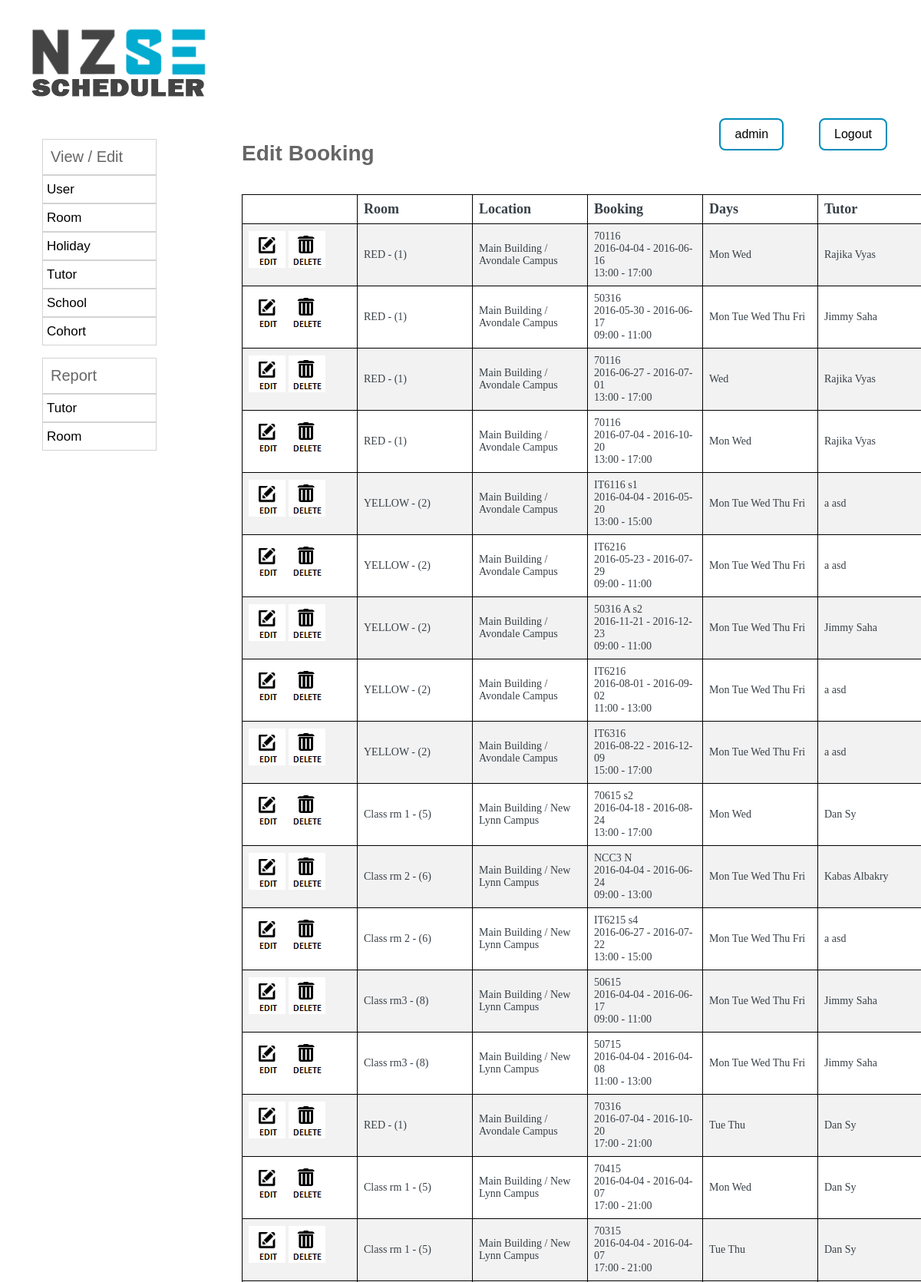
Page /admin_home/admin_editrecurring.php (signed in, upper part) on the committed database.
### tables this page shows
CREATE TABLE IF NOT EXISTS `coursebooking` (
`coursebookingid` int(25) NOT NULL,
  `startdate` date NOT NULL,
  `enddate` date NOT NULL,
  `coursename` varchar(25) NOT NULL,
  `classstarttime` varchar(10) NOT NULL,
  `classendtime` varchar(10) NOT NULL,
  `tutorid` int(40) NOT NULL,
  `roomid` varchar(25) NOT NULL,
  `daySat` tinyint(1) NOT NULL DEFAULT '0',
  `dayMon` tinyint(1) NOT NULL DEFAULT '0',
  `dayTue` tinyint(1) NOT NULL DEFAULT '0',
  `dayWed` tinyint(1) NOT NULL DEFAULT '0',
  `dayThu` tinyint(1) NOT NULL DEFAULT '0',
  `dayFri` tinyint(1) NOT NULL DEFAULT '0'
);

CREATE TABLE IF NOT EXISTS `room` (
`roomid` int(20) NOT NULL,
  `roomname` text NOT NULL,
  `roomtype` tinyint(7) NOT NULL,
  `buildingid` int(20) NOT NULL,
  `floornumber` varchar(10) NOT NULL,
  `capacity` int(50) NOT NULL,
  `disability` tinyint(1) DEFAULT NULL,
  `fixedresources` tinytext NOT NULL
);

CREATE TABLE IF NOT EXISTS `building` (
`buildingid` int(20) NOT NULL,
  `campusid` int(20) NOT NULL,
  `buildingname` varchar(20) NOT NULL
);

CREATE TABLE IF NOT EXISTS `campus` (
`campusid` int(10) NOT NULL,
  `campusname` varchar(20) NOT NULL,
  `address` varchar(40) NOT NULL
);

CREATE TABLE IF NOT EXISTS `tutor` (
`tutorid` int(40) NOT NULL,
  `firstname` varchar(20) NOT NULL,
  `lastname` varchar(20) NOT NULL,
  `email` varchar(40) NOT NULL
);

### admin_home/admin_editrecurring.php (the view, shortened to what this page needs)
<!DOCTYPE html PUBLIC "-//W3C//DTD XHTML 1.0 Strict//EN"
"http://www.w3.org/TR/xhtml1/DTD/xhtml1-strict.dtd">
<html xmlns="http://www.w3.org/1999/xhtml" lang="en" xml:lang="en">
<head>
	<?php include '../php_includes/head_elements.php'; ?>
	<?php include '../php_includes/alertbox.php'; ?>
</head>
<body>
<div id="page-container">
			<?php include '../php_includes/header.php'; ?>
			<?php include '../php_includes/nav.php'; ?>
			<div class="col-6 col-m-9 content">
				<h1>Edit Booking</h1>
<br />
<div class="tables">
<?php
	include '../php_script/connectDB.php';
	$result = "SELECT c.*,room.roomname,b.buildingname,campus.campusname,tutor.* FROM coursebooking c,building b,campus,room,tutor WHERE c.tutorid=tutor.tutorid AND room.roomid = c.roomid AND room.buildingid = b.buildingid AND campus.campusid = b.campusid";
		echo "<table id='student_resit' class='border'>
		<tr>
		<th></th>
		<th>Room</th>
		<th>Location</th>
		<th>Booking</th>
		<th>Days</th>
		<th>Tutor</th>
		</tr>";
		if ($runquery = $conn->query($result))
		{
			while($row = $runquery->fetch_assoc())
			{
				$holidayid = $row['coursebookingid'];
				$did = json_encode($row['coursebookingid']);
				echo "<tr>";
				echo "<td><a href='./admin_addrecurring.php?edit=$holidayid'><img src='../pic/edit.png' /></a> <a href='javascript:confirmAction($did)'><img src='../pic/delete.png' /></a></td>";
				echo "<td>" . $row['roomname'] ." - (";
				echo $row['roomid'] .")</td>";
				echo "<td>" . $row['buildingname'] ." / ". $row['campusname']."</td>";
				echo "<td>";
					echo $row['coursename'];
					echo "<br>\n";
					echo $row['startdate'] ." - ". $row['enddate']."<br>\n";
					echo $row['classstarttime'] ." - ". $row['classendtime']."</td>";
				echo "<td>";
				if($row['dayMon']==1) echo "Mon ";if($row['dayTue']==1) echo "Tue ";if($row['dayWed']==1) echo "Wed ";if($row['dayThu']==1) echo "Thu ";if($row['dayFri']==1) echo "Fri ";if($row['daySat']==1) echo "Sat ";
				echo "</td>";
				echo "<td>";
				echo $row['firstname']." ".$row['lastname'];
				echo "</td>";
				echo "</tr>";
			}
		}
		echo "</table>";
		?>
</div>
</div>
		</div>
<br><br><br><br><br>
</body>
</html>

### rows in the picture
coursebooking: roomid.roomname "RED", roomid "1", building.buildingname "Main Building", campus.campusname "Avondale Campus", coursename "70116", startdate "2016-04-04", enddate "2016-06-16", classstarttime "13:00", classendtime "17:00", dayMon "Mon", dayWed "Wed", tutorid.firstname "Rajika", tutorid.lastname "Vyas"
coursebooking: roomid.roomname "RED", roomid "1", building.buildingname "Main Building", campus.campusname "Avondale Campus", coursename "50316", startdate "2016-05-30", enddate "2016-06-17", classstarttime "09:00", classendtime "11:00", dayMon "Mon", dayTue "Tue", dayWed "Wed", dayThu "Thu", dayFri "Fri", tutorid.firstname "Jimmy", tutorid.lastname "Saha"
coursebooking: roomid.roomname "RED", roomid "1", building.buildingname "Main Building", campus.campusname "Avondale Campus", coursename "70116", startdate "2016-06-27", enddate "2016-07-01", classstarttime "13:00", classendtime "17:00", dayWed "Wed", tutorid.firstname "Rajika", tutorid.lastname "Vyas"
coursebooking: roomid.roomname "RED", roomid "1", building.buildingname "Main Building", campus.campusname "Avondale Campus", coursename "70116", startdate "2016-07-04", enddate "2016-10-20", classstarttime "13:00", classendtime "17:00", dayMon "Mon", dayWed "Wed", tutorid.firstname "Rajika", tutorid.lastname "Vyas"
coursebooking: roomid.roomname "YELLOW", roomid "2", building.buildingname "Main Building", campus.campusname "Avondale Campus", coursename "IT6116 s1", startdate "2016-04-04", enddate "2016-05-20", classstarttime "13:00", classendtime "15:00", dayMon "Mon", dayTue "Tue", dayWed "Wed", dayThu "Thu", dayFri "Fri", tutorid.firstname "a", tutorid.lastname "asd"
coursebooking: roomid.roomname "YELLOW", roomid "2", building.buildingname "Main Building", campus.campusname "Avondale Campus", coursename "IT6216", startdate "2016-05-23", enddate "2016-07-29", classstarttime "09:00", classendtime "11:00", dayMon "Mon", dayTue "Tue", dayWed "Wed", dayThu "Thu", dayFri "Fri", tutorid.firstname "a", tutorid.lastname "asd"
coursebooking: roomid.roomname "YELLOW", roomid "2", building.buildingname "Main Building", campus.campusname "Avondale Campus", coursename "50316 A s2", startdate "2016-11-21", enddate "2016-12-23", classstarttime "09:00", classendtime "11:00", dayMon "Mon", dayTue "Tue", dayWed "Wed", dayThu "Thu", dayFri "Fri", tutorid.firstname "Jimmy", tutorid.lastname "Saha"
coursebooking: roomid.roomname "YELLOW", roomid "2", building.buildingname "Main Building", campus.campusname "Avondale Campus", coursename "IT6216", startdate "2016-08-01", enddate "2016-09-02", classstarttime "11:00", classendtime "13:00", dayMon "Mon", dayTue "Tue", dayWed "Wed", dayThu "Thu", dayFri "Fri", tutorid.firstname "a", tutorid.lastname "asd"
coursebooking: roomid.roomname "YELLOW", roomid "2", building.buildingname "Main Building", campus.campusname "Avondale Campus", coursename "IT6316", startdate "2016-08-22", enddate "2016-12-09", classstarttime "15:00", classendtime "17:00", dayMon "Mon", dayTue "Tue", dayWed "Wed", dayThu "Thu", dayFri "Fri", tutorid.firstname "a", tutorid.lastname "asd"
coursebooking: roomid.roomname "Class rm 1", roomid "5", building.buildingname "Main Building", campus.campusname "New Lynn Campus", coursename "70615 s2", startdate "2016-04-18", enddate "2016-08-24", classstarttime "13:00", classendtime "17:00", dayMon "Mon", dayWed "Wed", tutorid.firstname "Dan", tutorid.lastname "Sy"
coursebooking: roomid.roomname "Class rm 2", roomid "6", building.buildingname "Main Building", campus.campusname "New Lynn Campus", coursename "NCC3 N", startdate "2016-04-04", enddate "2016-06-24", classstarttime "09:00", classendtime "13:00", dayMon "Mon", dayTue "Tue", dayWed "Wed", dayThu "Thu", dayFri "Fri", tutorid.firstname "Kabas", tutorid.lastname "Albakry"
coursebooking: roomid.roomname "Class rm 2", roomid "6", building.buildingname "Main Building", campus.campusname "New Lynn Campus", coursename "IT6215 s4", startdate "2016-06-27", enddate "2016-07-22", classstarttime "13:00", classendtime "15:00", dayMon "Mon", dayTue "Tue", dayWed "Wed", dayThu "Thu", dayFri "Fri", tutorid.firstname "a", tutorid.lastname "asd"
coursebooking: roomid.roomname "Class rm3", roomid "8", building.buildingname "Main Building", campus.campusname "New Lynn Campus", coursename "50615", startdate "2016-04-04", enddate "2016-06-17", classstarttime "09:00", classendtime "11:00", dayMon "Mon", dayTue "Tue", dayWed "Wed", dayThu "Thu", dayFri "Fri", tutorid.firstname "Jimmy", tutorid.lastname "Saha"
coursebooking: roomid.roomname "Class rm3", roomid "8", building.buildingname "Main Building", campus.campusname "New Lynn Campus", coursename "50715", startdate "2016-04-04", enddate "2016-04-08", classstarttime "11:00", classendtime "13:00", dayMon "Mon", dayTue "Tue", dayWed "Wed", dayThu "Thu", dayFri "Fri", tutorid.firstname "Jimmy", tutorid.lastname "Saha"
coursebooking: roomid.roomname "RED", roomid "1", building.buildingname "Main Building", campus.campusname "Avondale Campus", coursename "70316", startdate "2016-07-04", enddate "2016-10-20", classstarttime "17:00", classendtime "21:00", dayTue "Tue", dayThu "Thu", tutorid.firstname "Dan", tutorid.lastname "Sy"
coursebooking: roomid.roomname "Class rm 1", roomid "5", building.buildingname "Main Building", campus.campusname "New Lynn Campus", coursename "70415", startdate "2016-04-04", enddate "2016-04-07", classstarttime "17:00", classendtime "21:00", dayMon "Mon", dayWed "Wed", tutorid.firstname "Dan", tutorid.lastname "Sy"
coursebooking: roomid.roomname "Class rm 1", roomid "5", building.buildingname "Main Building", campus.campusname "New Lynn Campus", coursename "70315", startdate "2016-04-04", enddate "2016-04-07", classstarttime "17:00", classendtime "21:00", dayTue "Tue", dayThu "Thu", tutorid.firstname "Dan", tutorid.lastname "Sy"

### other values in the picture
$_SESSION["userid"] "admin"
